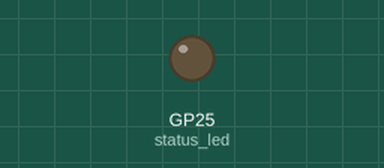
A program run on a simulated Raspberry Pi Pico running MicroPython. Shown: output pins drawn as LEDs (lit = HIGH). WiFi joins after 1.5 s; no MQTT or app messages arrive unless stated; what the program prints to the serial console is not drawn. At 1.7 s the program stops and its outputs stay as they are.

Above: at 0.1 s.
At 1.6 s:
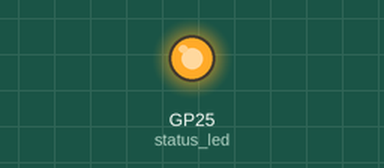
Timing chart, 0 to 3.1 s (numbered marks = the images above):
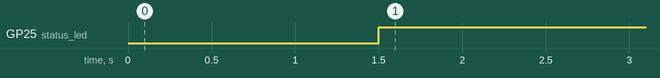

The program:

mqtt_send.py
```python
import gc
from machine import Pin
import network
import struct
import utime

from umqtt.simple import MQTTClient
import urequests


status_led = Pin("LED", Pin.OUT)
SSID = "rp2-pico"
PASSWORD = "kiwipycon"


def connect():
    # Setup
    status_led.value(0);
    wlan = network.WLAN(network.STA_IF)
    wlan.active(True)
    wlan.ifconfig(["192.168.2.18", "255.255.255.0", "192.168.2.1", "1.1.1.1"])
    print(f"Connect to {SSID}")
    wlan.connect(SSID, PASSWORD)

    # Wait for connection
    print("Waiting for IP... ", end="")
    while wlan.status() != network.STAT_GOT_IP:
        utime.sleep(0.5)
        print(".", end="")
    print("Connected!")
    status_led.value(1);


def mqtt_send():
    broker = "192.168.2.2"
    client_id = f"Leon18"
    topic = b"grid/18"
    client = MQTTClient(client_id, broker)
    client.connect()
    message = create_message()
    print(message)
    client.publish(topic, message)
    client.disconnect()


def create_message():
    # Build message
    text = "Leon "
    text_length = len(text)
    color = (75, 139, 190)
    value = 320
    msb = value >> 8 & 0xff
    lsb = value & 0xff
    data = (
        bytearray([text_length]) +
        text.encode('utf-8') +
        bytearray(color) +
        bytearray((msb, lsb))
    )
    return data


def main():
    connect()
    mqtt_send()
    gc.collect()


if __name__ == '__main__':
    main()
    
```

Measured:
- by itself, GP25 (status_led): LOW → HIGH at 1.5 s
